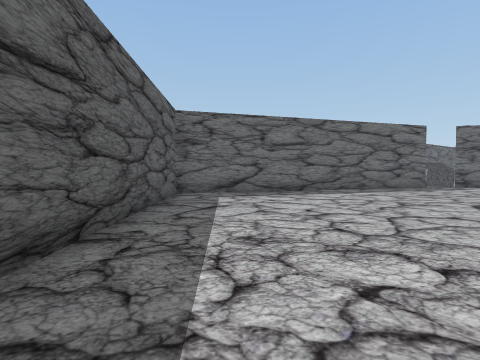
view 1 (above)

16 first-person views from a walk through a 3-D level made in the Unity game engine. The camera is 1.4 m above the floor, tilts 2° down and sees 80° across. The floor is counted in squares, 2 m on a side. Each view is taken from the middle of a square. On the plan, view 1 faces up. The plan holds only what a view shows up to about 10 squares ahead; the rest is blank. The place goes on beyond the plan. The player is left out.

view 2
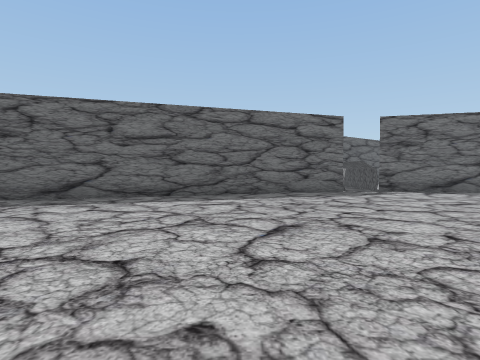

view 3
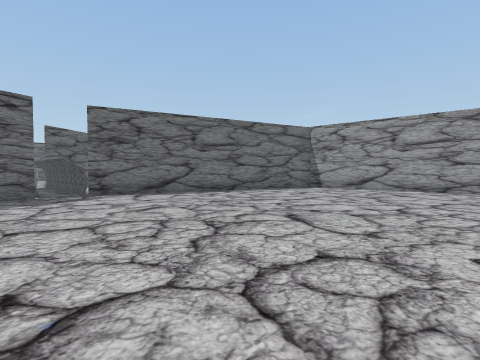

view 4
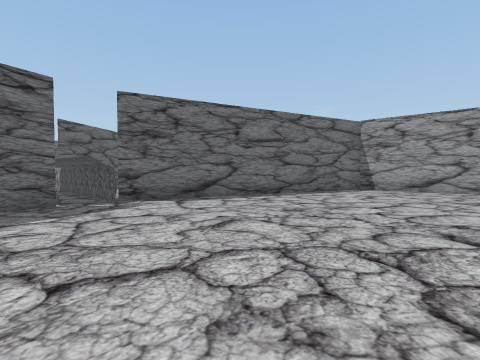

view 5
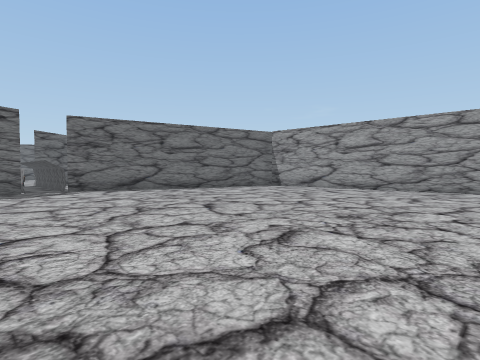

view 6
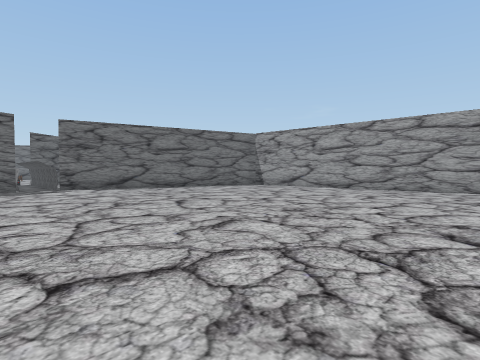

view 7
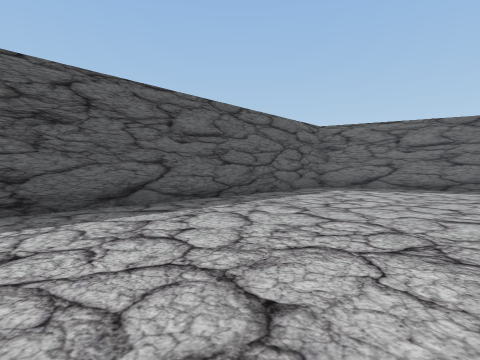

view 8
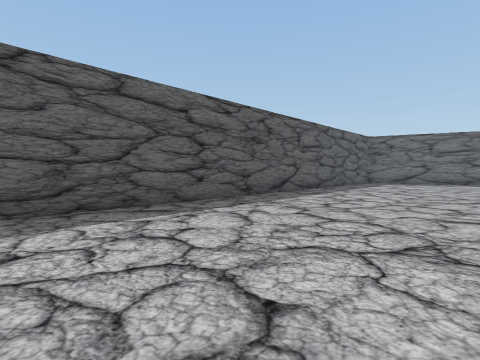

view 9
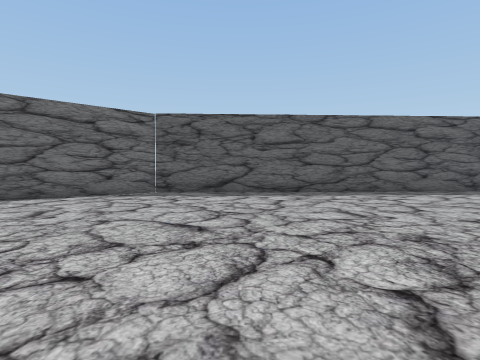

view 10
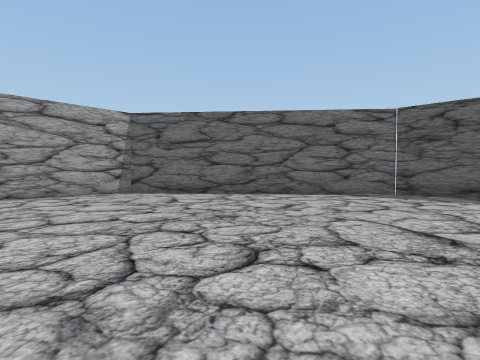

view 11
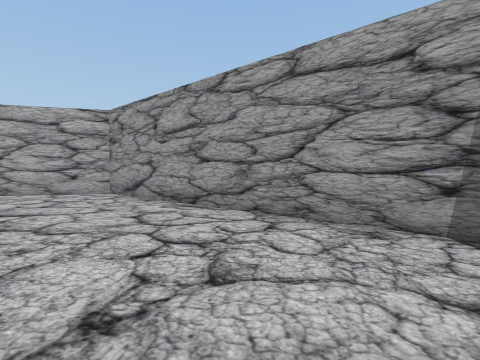

view 12
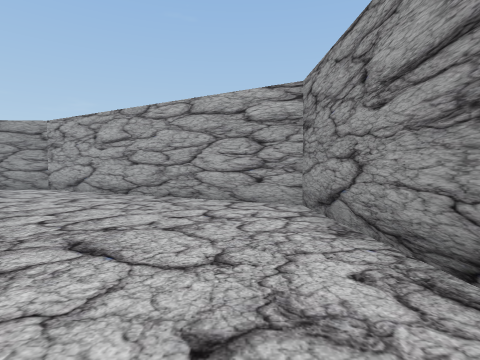

view 13
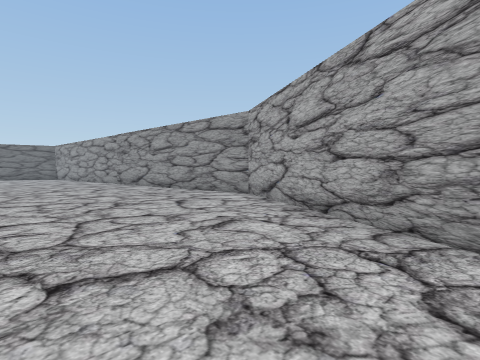

view 14
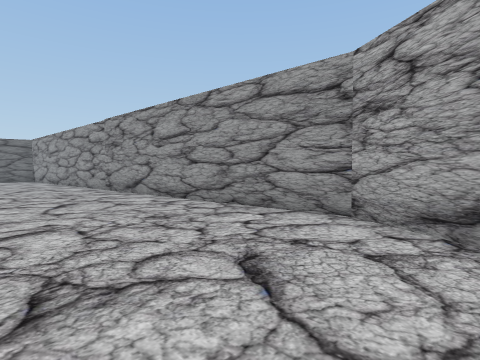

view 15
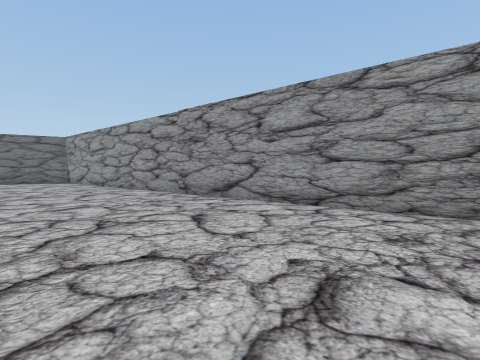

view 16
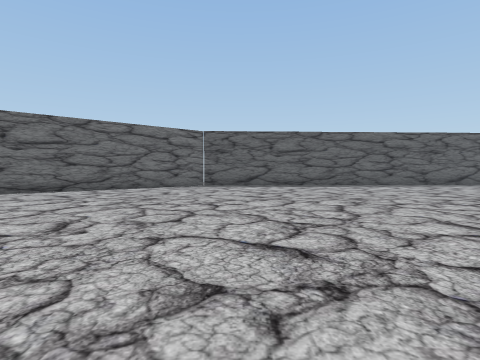

### Floor plan
Points are (right, up) in squares from view 1. A wall is a line through its corners. A room is listed if a view was taken in it or the views show most of it. See-through windows are left out.
Room 1 (views 1, 2, 3, 4, 5, 6, 7, 8, 9, 10, 11, 12, 13, 14, 15, 16)
walls: (7.4, 11.2) (7.4, 12); (7.5, 11.4) (-1.9, 8.4) (-0.9, -11.7) (4.1, -17.6) (12.7, -17.2) (17.2, -9.2) (16.2, 8.9); (15.8, 9.4) (8.5, 11.4) (8.5, 13.5)

Positions as (right, up) in squares from view 1, and headings:
1: (0, 0), facing up
2: (4, 2), facing up
3: (6, 3), facing up-right
4: (6, 5), facing up-right
5: (6, 1), facing up-right
6: (6, 0), facing up-right
7: (4, -2), facing up-left
8: (4, -7), facing up-left
9: (8, -9), facing left
10: (8, -9), facing down-left
11: (4, -14), facing down-right
12: (7, -16), facing right
13: (11, -15), facing up-right
14: (13, -11), facing up-right
15: (12, -8), facing up-right
16: (12, -10), facing left
